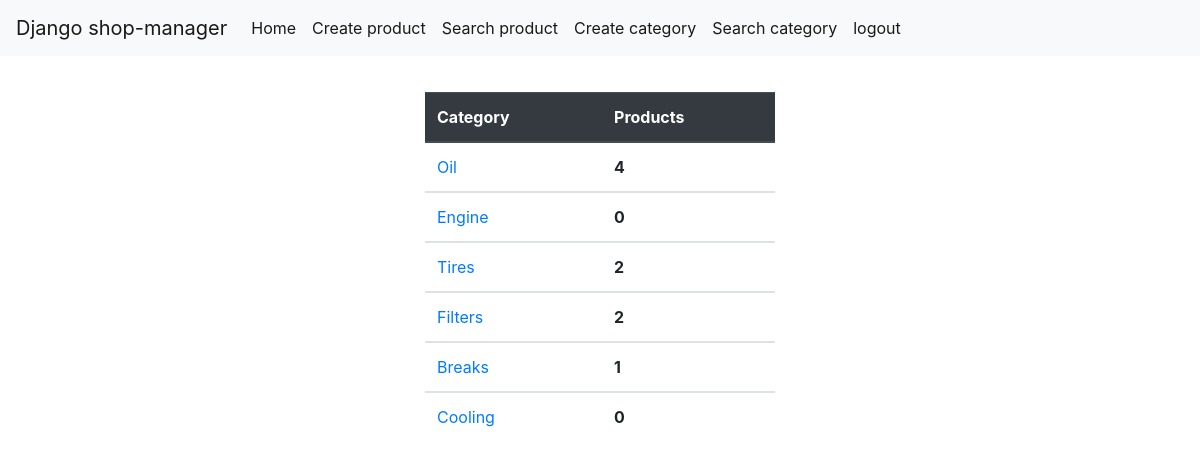
/warehouse/display-categories/ (signed in), run on the app's committed database.
### warehouse/models.py (models this page shows, shortened)
class Category(models.Model):
    title = models.CharField(max_length=25)
    class Meta:
        verbose_name_plural = "Categories"

### warehouse/views.py (the view)
# urls.py: path('display-categories/', views.display_categories, name='display_categories'),
@login_required(login_url='login')
@user_passes_test(user_check, login_url='login')
def display_categories(request):
    try:
        categories = Category.objects.all()
        context = {
            'categories': categories
        }
        return render(request, "warehouse/all_categories.html", context)
    except ObjectDoesNotExist:
        messages.error(request, "You haven't any categories")
        return redirect('warehouse_index')

### owner/models.py (called while the page is built)
    def __str__(self):
        return self.name

### warehouse/views.py (called while the page is built)
def user_check(request):
    user = User.objects.get(name=request.user)
    return user.user_type == User.WAREHOUSEMAN or user.user_type == User.OWNER

### warehouse/templates/warehouse/all_categories.html (shortened to what this page needs)
{% extends 'warehouse/main.html' %}
{% block content %}
    <div class="container">
        <div class="row">
            <div class="col-sm">
            </div>
            <div class="col-sm">
            <table class="table">
                <thead class="thead-dark">
                    <tr>
                        <th scope="col">Category</th>
                        <th scope="col">Products</th>
                    </tr>
                </thead>
                {% for category in categories %}
                <tbody>
                    <tr>
                        <td><a href="{% url 'category_products' category.id %}">{{ category.title}}</a></td>
                        <th scope="row">{{ category.item_set.count }}</th>
                    </tr>
                    {% endfor %}
                </tbody>
            </table>
            </div>
            <div class="col-sm">
            </div>
        </div>
    </div>
{% endblock %}

### warehouse/templates/warehouse/main.html (shortened to what this page needs)
<!DOCTYPE html>
<html lang="en">
<head>
    <link rel="stylesheet" href="https://cdn.jsdelivr.net/npm/bootstrap@4.5.3/dist/css/bootstrap.min.css">
</head>
<body>
    <nav class="navbar navbar-expand-lg navbar-light bg-light" style="margin-bottom: 3%">
        <a href="{% url 'owner_index' %}" class="navbar-brand">Django shop-manager</a>
        <div class="collapse navbar-collapse" id="navbarSupportedContent">
            <ul class="navbar-nav mr-auto">
              <li class="nav-item active">
                <a class="nav-link" href="{% url 'warehouse_index' %}">Home</a>
              </li>
              <li class="nav-item active">
                <a class="nav-link" href="{% url 'create_product' %}">Create product</a>
              </li>
              <li class="nav-item active">
                <a class="nav-link" href="{% url 'search_product' %}">Search product</a>
              </li>
              <li class="nav-item active">
                <a class="nav-link" href="{% url 'create_category' %}">Create category</a>
              </li>
              <li class="nav-item active">
                <a class="nav-link" href="{% url 'search_category' %}">Search category</a>
              </li><li class="nav-item active">
                <a class="nav-link" href="{% url 'logout' %}">logout</a>
              </li>
            </ul>
        </div>
    </nav>
    {% block content %}
    {% endblock %}
</body>
</html>

### data on the page
Category: title "Oil", item_set.count "4"
Category: title "Engine", item_set.count "0"
Category: title "Tires", item_set.count "2"
Category: title "Filters", item_set.count "2"
Category: title "Breaks", item_set.count "1"
Category: title "Cooling", item_set.count "0"
